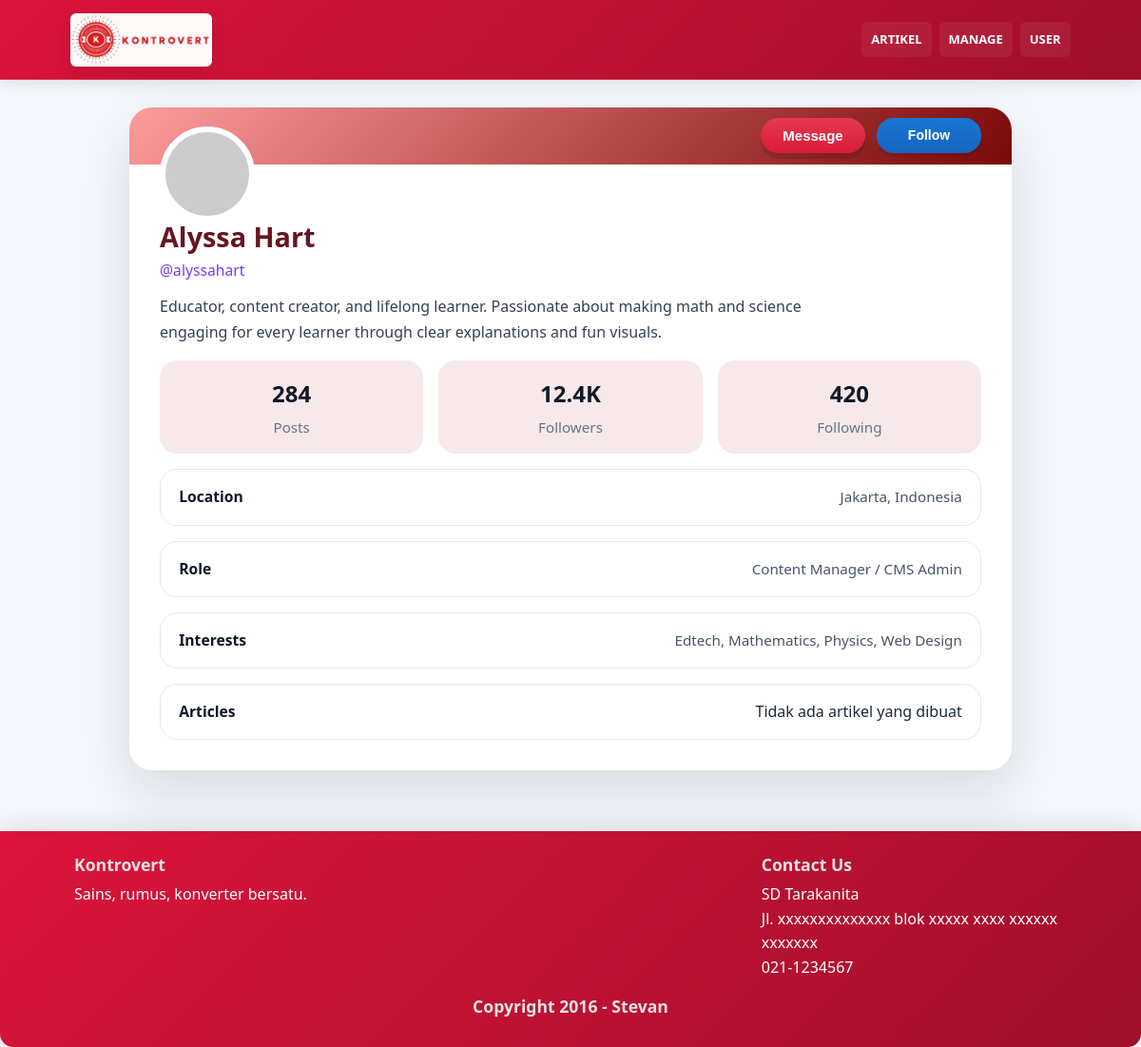
Page /CMS/userCMSSocMedMode.php on the earlier database version.
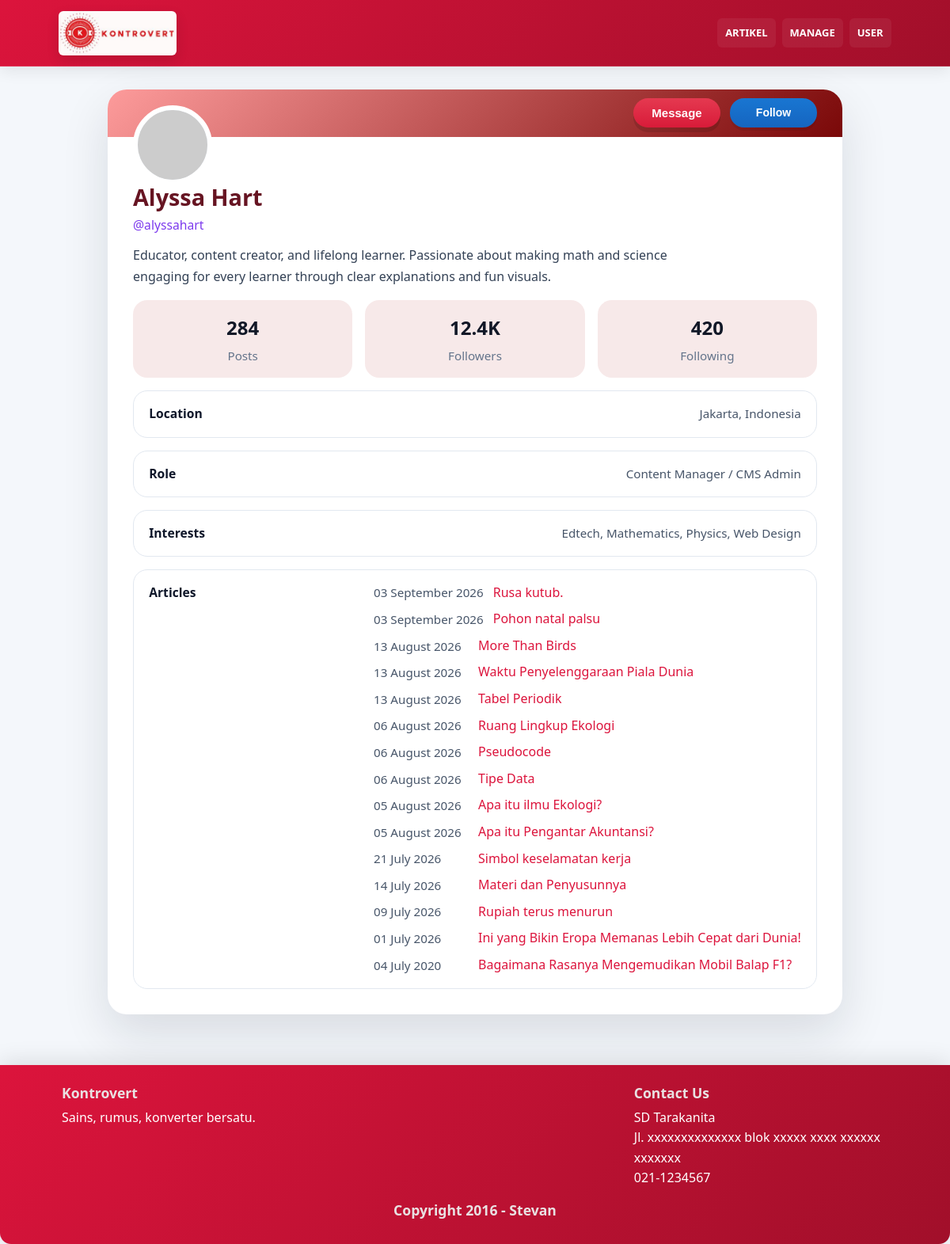
Same page on the later database version.
### tables this page shows
CREATE TABLE `articles` (
  `id` int(11) NOT NULL,
  `idTopik` int(10) NOT NULL,
  `idJenis` int(11) NOT NULL,
  `gambar` varchar(100) NOT NULL,
  `judul` varchar(100) NOT NULL,
  `isi` text NOT NULL,
  `sumber` varchar(100) NOT NULL,
  `tanggal` date NOT NULL DEFAULT current_timestamp(),
  `idMateri` int(10) DEFAULT NULL,
  `created_by` varchar(20) NOT NULL
);

### CMS/userCMSSocMedMode.php (the view, shortened to what this page needs)
<!DOCTYPE html>
<html>
    <head>
        <global-header></global-header>
        <link rel="stylesheet" href="buttons.css">
	</head>
    <body>
        <main class="profile-page">
            <section class="profile-card" aria-label="User profile card">
                <div class="profile-header">
                    <img class="profile-avatar" src="https://via.placeholder.com/240" alt="User avatar">
                    <div class="profile-actions">
                        <button class="btn-primary" type="button">Message</button>
                        <button class="btn-student" type="button">Follow</button>
                    </div>
                </div>
                <div class="profile-summary">
                    <h1 class="profile-name">Alyssa Hart</h1>
                    <p class="profile-username">@alyssahart</p>
                    <p class="profile-bio">Educator, content creator, and lifelong learner. Passionate about making math and science engaging for every learner through clear explanations and fun visuals.</p>
                    <div class="profile-grid">
                        <div class="profile-stat">
                            <strong>284</strong>
                            <span>Posts</span>
                        </div>
                        <div class="profile-stat">
                            <strong>12.4K</strong>
                            <span>Followers</span>
                        </div>
                        <div class="profile-stat">
                            <strong>420</strong>
                            <span>Following</span>
                        </div>
                    </div>
                    <div class="profile-details">
                        <div class="detail-row">
                            <strong>Location</strong>
                            <span>Jakarta, Indonesia</span>
                        </div>
                        <div class="detail-row">
                            <strong>Role</strong>
                            <span>Content Manager / CMS Admin</span>
                        </div>
                        <div class="detail-row">
                            <strong>Interests</strong>
                            <span>Edtech, Mathematics, Physics, Web Design</span>
                        </div>
                        <div class="detail-row">
                            <strong>Articles</strong>
                            <div class="detail-row-news">
                                <?php
                                    include "../db.inc.php";
                                    $sqlstr = "SELECT * FROM articles WHERE created_by = 'stevan1' ORDER BY tanggal DESC";
                                    $result = mysqli_query($db, $sqlstr);
                                    if (!$result || mysqli_num_rows($result) === 0) {
                                        echo "Tidak ada artikel yang dibuat";
                                    } else {
                                        while ($row = mysqli_fetch_assoc($result)) {
                                            $id = $row['id'];
                                            $idTopik = $row['idTopik'];
                                            $idJenis = $row['idJenis'];
                                            $judul = htmlspecialchars($row['judul'], ENT_QUOTES, 'UTF-8');
                                            $tanggal = $row['tanggal'];
                                            $link = ($idJenis === '5')
                                                ? "../materi.php?id=" . urlencode($idTopik) . "&article=" . urlencode($id)
                                                : "../beritaDetail.php?id=" . urlencode($id);
                                            echo "<div class='article-item'>";
                                                echo "<span class='article-date'>" . date_format(date_create($tanggal), "d F Y") . "</span> ";
                                                echo "<a href='" . htmlspecialchars($link, ENT_QUOTES, 'UTF-8') . "' target='_blank'>" . $judul . "</a>";
                                            echo "</div>";
                                        }
                                    }
                                ?>
                            </div>
                        </div>
                    </div>
                </div>
            </section>
        </main>
        <footer id="footer" class="site-footer">
			<global-footer></global-footer>
		</footer>
    </body>
</html>

Differences in the rows shown:
now on this page (row edited): articles: tanggal "03 September 2026", judul "Rusa kutub."
now on this page (row edited): articles: tanggal "03 September 2026", judul "Pohon natal palsu"
added articles: tanggal "13 August 2026", judul "More Than Birds"
added articles: tanggal "13 August 2026", judul "Waktu Penyelenggaraan Piala Dunia"
added articles: tanggal "13 August 2026", judul "Tabel Periodik"
now on this page (row edited): articles: tanggal "06 August 2026", judul "Ruang Lingkup Ekologi"
now on this page (row edited): articles: tanggal "06 August 2026", judul "Pseudocode"
now on this page (row edited): articles: tanggal "06 August 2026", judul "Tipe Data"
now on this page (row edited): articles: tanggal "05 August 2026", judul "Apa itu ilmu Ekologi?"
now on this page (row edited): articles: tanggal "05 August 2026", judul "Apa itu Pengantar Akuntansi?"
now on this page (row edited): articles: tanggal "21 July 2026", judul "Simbol keselamatan kerja"
now on this page (row edited): articles: tanggal "14 July 2026", judul "Materi dan Penyusunnya"
now on this page (row edited): articles: tanggal "09 July 2026", judul "Rupiah terus menurun"
now on this page (row edited): articles: tanggal "01 July 2026", judul "Ini yang Bikin Eropa Memanas Lebih Cepat dari Dunia!"
now on this page (row edited): articles: tanggal "04 July 2020", judul "Bagaimana Rasanya Mengemudikan Mobil Balap F1?"
Other differences:
text no longer shown: "Tidak ada artikel yang dibuat"
